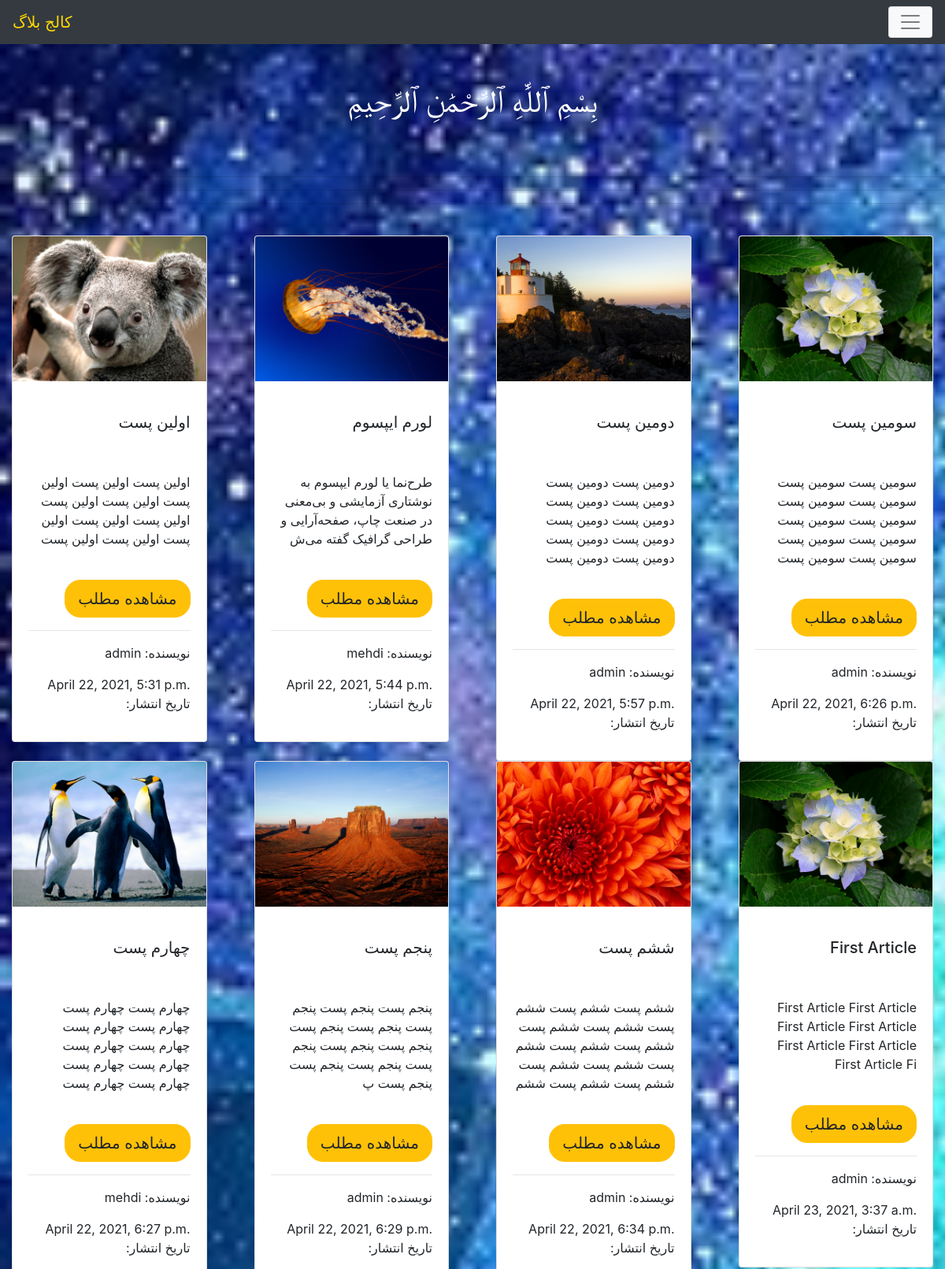
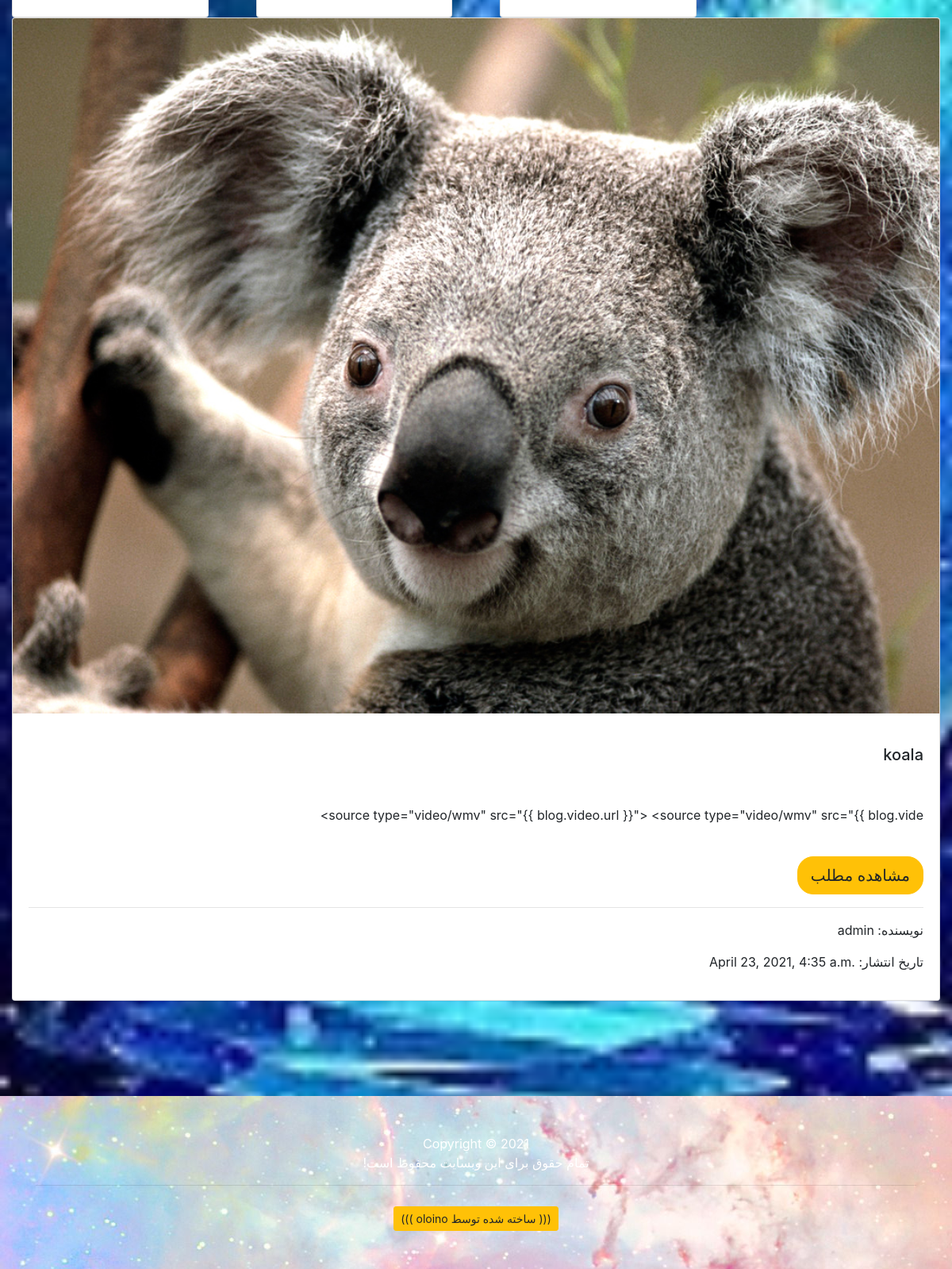
The page / on the database its author committed (2 pictures, top to bottom).
### blogg/models.py (models this page shows, shortened)
class Blog(models.Model):
    title = models.CharField(max_length=200)
    content = models.TextField()
    date = models.DateTimeField(auto_now_add=True)
    writer = models.ForeignKey(User, on_delete= models.CASCADE, null=True, blank=True)
    image = models.ImageField(upload_to= '%Y/%m/%d', null=True, blank=True)
    like = models.ManyToManyField(User , related_name='BlogLikes', blank=True)
    def getsnippet(self):
        return self.content[0:100]

### blogg/views.py (the view)
# urls.py: path('', BlogView.as_view(), name='home'),
class BlogView(generic.ListView):
    template_name= 'blogg/home.html'
    context_object_name = 'blogpost'
    def get_queryset(self):
        return Blog.objects.all()

### blogg/templates/blogg/home.html (shortened to what this page needs)
{% extends 'blogg/base.html' %}
{% block content %}
<center>
  <br><br><h1 style="color: white;">بِسْمِ ٱللَّٰهِ ٱلرَّحْمَٰنِ ٱلرَّحِيمِ</h1><br><br><hr><hr><hr><br>
</center>
<div class="row row-cols-3">
  {% for post in blogpost %}
  <div class="col">
    <div class="card" style="margin-left: 15px;margin-right: 15px;text-align: right;">
      <img class="card-img-top" src="{{ post.image.url }}" width="500" alt="">
        <div class="card-body">
            <h5 style="margin-top:20px">{{ post.title }}</h5><br>
            <p style="margin-top:20px">{{ post.getsnippet }}</p><br>
            <a class="btn btn-warning btn-lg glyphicon glyphicon-eye-open" style="border-radius: 20px; " href="{% url 'detail' post.id %}" role="button"> مشاهده مطلب</a><br><hr>
            <p>{{ post.writer }} :نویسنده</p>
            <p>{{ post.date }} :تاریخ انتشار</p>
        </div>
    </div>
  </div><br>
  {% endfor %}
</div></div><br>
<br><br><br><br>
{% endblock content %}
{% block footer %}
<footer class="py-5 bg-dark" id="footer">
    <div class="container">
    <p class="m-0 text-center text-white">Copyright &copy; 2021</p><center><p id="copyright"> !تمام حقوق برای این وبسایت محفوظ است </p><hr>
    <a class="btn btn-warning btn-sm glyphicon glyphicon-eye-open" id="oloino" href="https://t.me/oloino" role="button">((( oloino  ساخته شده توسط )))</a>
    </div>
</footer>
{% endblock footer %}

### blogg/templates/blogg/base.html (shortened to what this page needs)
<!DOCTYPE html>
    <html lang="en">
    <head>
        <link rel="stylesheet" href="https://maxcdn.bootstrapcdn.com/bootstrap/4.0.0/css/bootstrap.min.css">
        <link rel="stylesheet" href="https://cdnjs.cloudflare.com/ajax/libs/octicons/4.4.0/font/octicons.min.css"></head>
        {% load static %}
        <link rel="stylesheet" href="{% static 'blogg/style.css' %}">
    <body id="body-home">
    {% if user.is_authenticated %}
      <nav class="navbar navbar-expand-xxl navbar-light bg-dark">
        <a class="navbar-brand" style="color:gold" href="../">کالج بلاگ</a>
        <button class="navbar-toggler bg-light" type="button" data-toggle="collapse" data-target="#navbarSupportedContent" aria-controls="navbarSupportedContent" aria-expanded="false" aria-label="Toggle navigation">
          <span class="navbar-toggler-icon"></span>
        </button>
        <div class="collapse navbar-collapse" id="navbarSupportedContent">
          <ul class="navbar-nav mr-auto">
            <li class="nav-item active">
              <center><p style="color: rgb(0, 132, 255);">{{ user.username }} :نام کاربری شما<span class="sr-only">(current)</span></p></center>
            </li>
            <li class="nav-item active">
              <center><a style="color:gold" class="nav-link" href="../">صفحه اصلی <span class="sr-only">(current)</span></a></center>
            </li>
            <li class="nav-item">
              <center><a style="color:gold" class="nav-link" href="../addarticle">افزودن پست</a></center>            {% if user.is_authenticated %}
                    <center>
                      <form action="{% url 'accounts:logout' %}" method="POST">
                        {% csrf_token %}
                        <button style="color:gold;background:dark;margin-top: 5px;" class="bg-dark" type="submit">logout</button>
                      </form>
                    </center>
                {% endif %}
            </li>
        </div>
      </nav>
    {% else %}
    <nav class="navbar navbar-expand-xxl navbar-light bg-dark">
      <a class="navbar-brand" style="color:gold" href="../">کالج بلاگ</a>
      <button class="navbar-toggler bg-light" type="button" data-toggle="collapse" data-target="#navbarSupportedContent" aria-controls="navbarSupportedContent" aria-expanded="false" aria-label="Toggle navigation">
        <span class="navbar-toggler-icon"></span>
      </button>
    </nav>
    {% endif %}
    {% block content %}{% endblock content %}
    {% block footer %}{% endblock footer %}
  </body>
</html>

### blogg/static/blogg/style.css (style rules this page uses)
#body-home { background-image: url("../../../media/background/background.jpg"); background-repeat: no-repeat; background-attachment: fixed; background-size: cover; }
#footer { background-image: url("../../../media/background/footer.jpg"); }
#copyright { color:white; }
#oloino { margin-top: 10px; }

### rows shown on the page
Blog: image (picture), title "اولین پست", getsnippet "اولین پست اولین پست اولین پست اولین پست اولین پست اولین پست اولین پست اولین پست اولین پست اولین پست", writer "admin", date "April 22, 2021, 5:31 p.m."
Blog: image (picture), title "لورم ایپسوم", getsnippet "طرح‌نما یا لورم ایپسوم به نوشتاری آزمایشی و بی‌معنی در صنعت چاپ، صفحه‌آرایی و طراحی گرافیک گفته می‌ش", writer "mehdi", date "April 22, 2021, 5:44 p.m."
Blog: image (picture), title "دومین پست", getsnippet "دومین پست دومین پست دومین پست دومین پست دومین پست دومین پست دومین پست دومین پست دومین پست دومین پست", writer "admin", date "April 22, 2021, 5:57 p.m."
Blog: image (picture), title "سومین پست", getsnippet "سومین پست سومین پست سومین پست سومین پست سومین پست سومین پست سومین پست سومین پست سومین پست سومین پست", writer "admin", date "April 22, 2021, 6:26 p.m."
Blog: image (picture), title "چهارم پست", getsnippet "چهارم پست چهارم پست چهارم پست چهارم پست چهارم پست چهارم پست چهارم پست چهارم پست چهارم پست چهارم پست", writer "mehdi", date "April 22, 2021, 6:27 p.m."
Blog: image (picture), title "پنجم پست", getsnippet "پنجم پست پنجم پست پنجم پست پنجم پست پنجم پست پنجم پست پنجم پست پنجم پست پنجم پست پنجم پست پنجم پست پ", writer "admin", date "April 22, 2021, 6:29 p.m."
Blog: image (picture), title "ششم پست", getsnippet "ششم پست ششم پست ششم پست ششم پست ششم پست ششم پست ششم پست ششم پست ششم پست ششم پست ششم پست ششم پست ششم", writer "admin", date "April 22, 2021, 6:34 p.m."
Blog: image (picture), title "First Article", getsnippet "First Article First Article First Article First Article First Article First Article First Article Fi", writer "admin", date "April 23, 2021, 3:37 a.m."
Blog: image (picture), title "koala", getsnippet "<source type=\"video/wmv\" src=\"{{ blog.video.url }}\"> <source type=\"video/wmv\" src=\"{{ blog.vide", writer "admin", date "April 23, 2021, 4:35 a.m."
